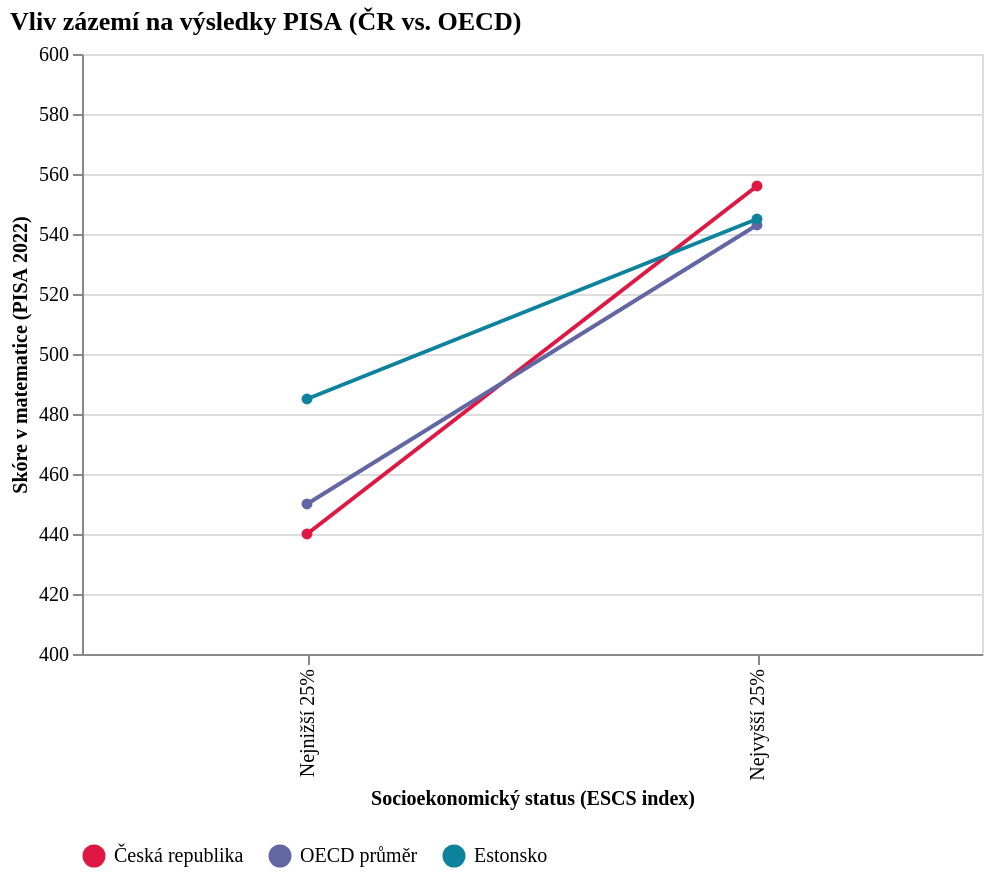

Express this chart as Vega-Lite.
### Vega-Lite specification from a JSON file in a GitHub repository (floating-point values rounded to 4 significant figures)
{"$schema": "https://vega.github.io/schema/vega-lite/v5.json", "title": {"text": "Vliv zázemí na výsledky PISA (ČR vs. OECD)", "fontSize": 13, "font": "Roboto Slab", "anchor": "start"}, "width": 450, "padding": 5, "data": {"values": [{"status": "Nejnižší 25%", "zeme": "Česká republika", "skore": 440}, {"status": "Nejvyšší 25%", "zeme": "Česká republika", "skore": 556}, {"status": "Nejnižší 25%", "zeme": "OECD průměr", "skore": 450}, {"status": "Nejvyšší 25%", "zeme": "OECD průměr", "skore": 543}, {"status": "Nejnižší 25%", "zeme": "Estonsko", "skore": 485}, {"status": "Nejvyšší 25%", "zeme": "Estonsko", "skore": 545}]}, "config": {"axis": {"labelFont": "Work Sans", "labelFontSize": 10, "titleFont": "Work Sans", "titleFontSize": 10}, "legend": {"labelFont": "Work Sans", "labelFontSize": 10, "titleFont": "Work Sans", "titleFontSize": 10}}, "mark": {"type": "line", "point": true}, "encoding": {"x": {"field": "status", "type": "nominal", "title": "Socioekonomický status (ESCS index)", "sort": ["Nejnižší 25%", "Nejvyšší 25%"]}, "y": {"field": "skore", "type": "quantitative", "title": "Skóre v matematice (PISA 2022)", "scale": {"domain": [400, 600]}}, "color": {"field": "zeme", "type": "nominal", "scale": {"domain": ["Česká republika", "OECD průměr", "Estonsko"], "range": ["#de1743", "#6267a3", "#0e839e"]}, "legend": {"orient": "bottom", "title": null}}}, "_source": "OECD PISA 2022 results, PAQ Research – Mapa vzdělávání, MŠMT – Strategie 2030+"}
